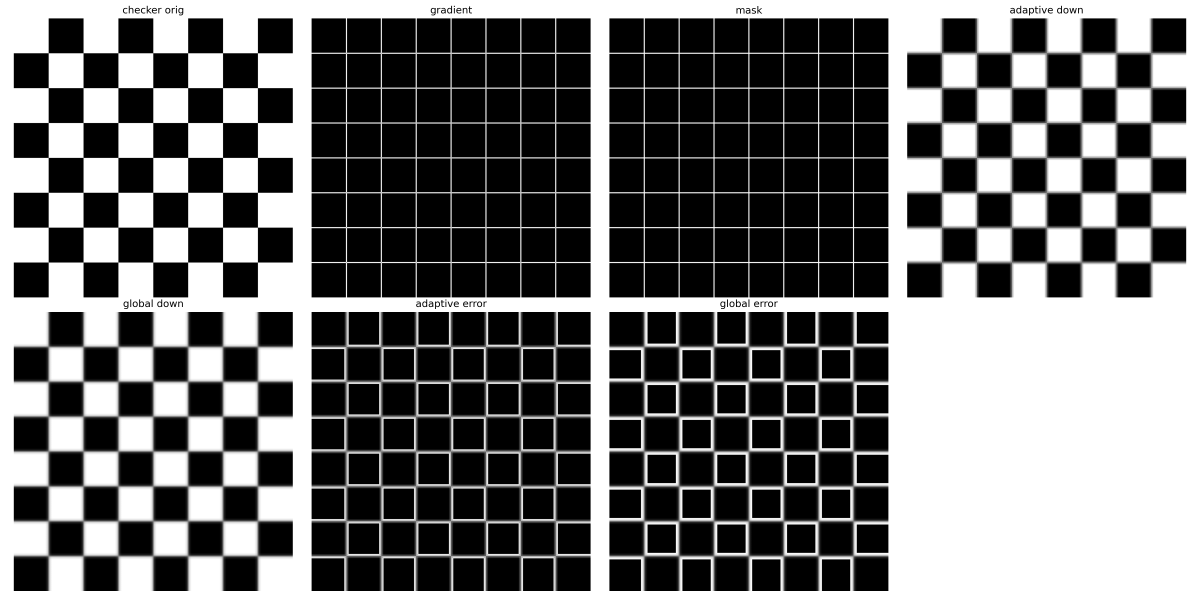
#> input picture lab04/exp3_checker_adaptive.png, 6000 x 3000 px (shown at 1/5 size); its folder holds only this picture in this run
$ python -i main.py   (imports and definitions only)   (older library calls are emulated)
#> lines starting #> are read from the running program, lines starting #| are printed output that depends on the picture; after the words box and inside, x2 and y2 are one past the last pixel; in counts of white or black regions, pixels touching at a corner belong together
import cv2
import numpy as np
import matplotlib.pyplot as plt
# [1 line not run here, left out]

def normalize_0_255(img):
    return cv2.normalize(img, None, 0, 255, cv2.NORM_MINMAX, cv2.CV_8U)

def get_fft_spectrum(img):
    fft = np.fft.fft2(img)
    fft_shift = np.fft.fftshift(fft)
    mag = 20 * np.log(np.abs(fft_shift) + 1)
    return normalize_0_255(mag)

def mse_psnr(im1, im2):
    mse = np.mean((im1 - im2)**2)
    psnr = cv2.PSNR(im1, im2)
    return mse, psnr

def gradient_and_mask(img, thresh=30):
    grad_x = cv2.Sobel(img, cv2.CV_64F, 1, 0, ksize=3)
    grad_y = cv2.Sobel(img, cv2.CV_64F, 0, 1, ksize=3)
    grad = np.sqrt(grad_x**2 + grad_y**2)
    grad = normalize_0_255(grad)
    mask = (grad > thresh).astype(np.uint8)
    return grad, mask

def adaptive_down(img, M_detail=2, M_smooth=8, sigma_detail=1.0, sigma_smooth=3.0):
    h, w = img.shape
    grad, mask = gradient_and_mask(img)
    mask_smooth = 1 - mask

    blur_detail = cv2.GaussianBlur(img, (5,5), sigma_detail)
    blur_smooth = cv2.GaussianBlur(img, (5,5), sigma_smooth)
    blur_adp = blur_detail * mask + blur_smooth * mask_smooth

    def down_up(im, M):
        small = cv2.resize(im, (w//M, h//M), interpolation=cv2.INTER_AREA)
        return cv2.resize(small, (w, h), interpolation=cv2.INTER_LINEAR)

    res_d = down_up(img, M_detail)
    res_s = down_up(img, M_smooth)
    res_adp = res_d * mask + res_s * mask_smooth
    return res_adp, blur_adp, grad, mask

# 实验1：棋盘格 & Chirp 下采样抗混叠
size = 512

# 棋盘格
checkerboard = np.zeros((size, size), dtype=np.uint8)
block_size = size // 8
# [4 lines not run here, left out]

# Chirp
x, y = np.linspace(-1,1,size), np.linspace(-1,1,size)
X, Y = np.meshgrid(x,y)
r = np.sqrt(X**2 + Y**2)
chirp = np.sin(2 * np.pi * (50*r + 200*r**2))
chirp = normalize_0_255(chirp)

h, w = checkerboard.shape
M = 4
sigma_theory = 0.45 * M

# 直接下采样
checker_direct = cv2.resize(checkerboard, (w//M, h//M), interpolation=cv2.INTER_AREA)
chirp_direct = cv2.resize(chirp, (w//M, h//M), interpolation=cv2.INTER_AREA)

# 高斯滤波 + 下采样
checker_blur = cv2.GaussianBlur(checkerboard, (5,5), sigma_theory)
chirp_blur = cv2.GaussianBlur(chirp, (5,5), sigma_theory)
checker_blur_down = cv2.resize(checker_blur, (w//M, h//M), interpolation=cv2.INTER_AREA)
chirp_blur_down = cv2.resize(chirp_blur, (w//M, h//M), interpolation=cv2.INTER_AREA)

# 频谱
checker_fft = get_fft_spectrum(checkerboard)
checker_direct_fft = get_fft_spectrum(checker_direct)
checker_blur_fft = get_fft_spectrum(checker_blur_down)

chirp_fft = get_fft_spectrum(chirp)
chirp_direct_fft = get_fft_spectrum(chirp_direct)
chirp_blur_fft = get_fft_spectrum(chirp_blur_down)

# 实验1 对比图
# [21 lines not run here, left out]

#不同 σ 对比循环遍历
sigma_list = [0.5, 1.0, 1.8, 2.0, 4.0]
checker_res = []
chirp_res = []

# [25 lines not run here, left out]

# 实验3：自适应下采样
#棋盘格自适应
checker_adp, checker_blur_adp, checker_grad, checker_mask = adaptive_down(checkerboard)
checker_global = cv2.resize(cv2.GaussianBlur(checkerboard,(5,5),sigma_theory), (w//M, h//M), interpolation=cv2.INTER_AREA)
checker_global = cv2.resize(checker_global, (w,h), interpolation=cv2.INTER_LINEAR)

mse_c_adp, psnr_c_adp = mse_psnr(checkerboard, checker_adp)
mse_c_glo, psnr_c_glo = mse_psnr(checkerboard, checker_global)

#Chirp 自适应
chirp_adp, chirp_blur_adp, chirp_grad, chirp_mask = adaptive_down(chirp)
chirp_global = cv2.resize(cv2.GaussianBlur(chirp,(5,5),sigma_theory), (w//M, h//M), interpolation=cv2.INTER_AREA)
chirp_global = cv2.resize(chirp_global, (w,h), interpolation=cv2.INTER_LINEAR)

mse_ch_adp, psnr_ch_adp = mse_psnr(chirp, chirp_adp)
mse_ch_glo, psnr_ch_glo = mse_psnr(chirp, chirp_global)

def plot_exp3(img, adp, glo, grad, mask, name):
    plt.figure(figsize=(20,10))
    plt.subplot(2,4,1), plt.imshow(img,'gray'), plt.title(f'{name} orig'), plt.axis('off')
    plt.subplot(2,4,2), plt.imshow(grad,'gray'), plt.title('gradient'), plt.axis('off')
    plt.subplot(2,4,3), plt.imshow(mask,'gray'), plt.title('mask'), plt.axis('off')
    plt.subplot(2,4,4), plt.imshow(adp,'gray'), plt.title('adaptive down'), plt.axis('off')
    plt.subplot(2,4,5), plt.imshow(glo,'gray'), plt.title('global down'), plt.axis('off')
    plt.subplot(2,4,6), plt.imshow(np.abs(img-adp),'gray'), plt.title('adaptive error'), plt.axis('off')
    plt.subplot(2,4,7), plt.imshow(np.abs(img-glo),'gray'), plt.title('global error'), plt.axis('off')
    plt.tight_layout()
    plt.savefig(f'exp3_{name}_adaptive.png',dpi=300)
    plt.close()

# [8 lines not run here, left out]

>>> import cv2
>>> picture = cv2.imread('exp3_checker_adaptive.png', cv2.IMREAD_GRAYSCALE)
#> picture is the input picture: shape (3000, 6000); min 0, max 255, mean 113.2
>>> result = adaptive_down(picture)
#> call 3 of adaptive_down, with M_detail = 2, M_smooth = 8, sigma_detail = 1, sigma_smooth = 3
#> call 3 of gradient_and_mask, with thresh = 30
#> in gradient_and_mask (call 3), `grad_x = cv2.Sobel(img, cv2.CV_64F, 1, 0, ksize=3)`:
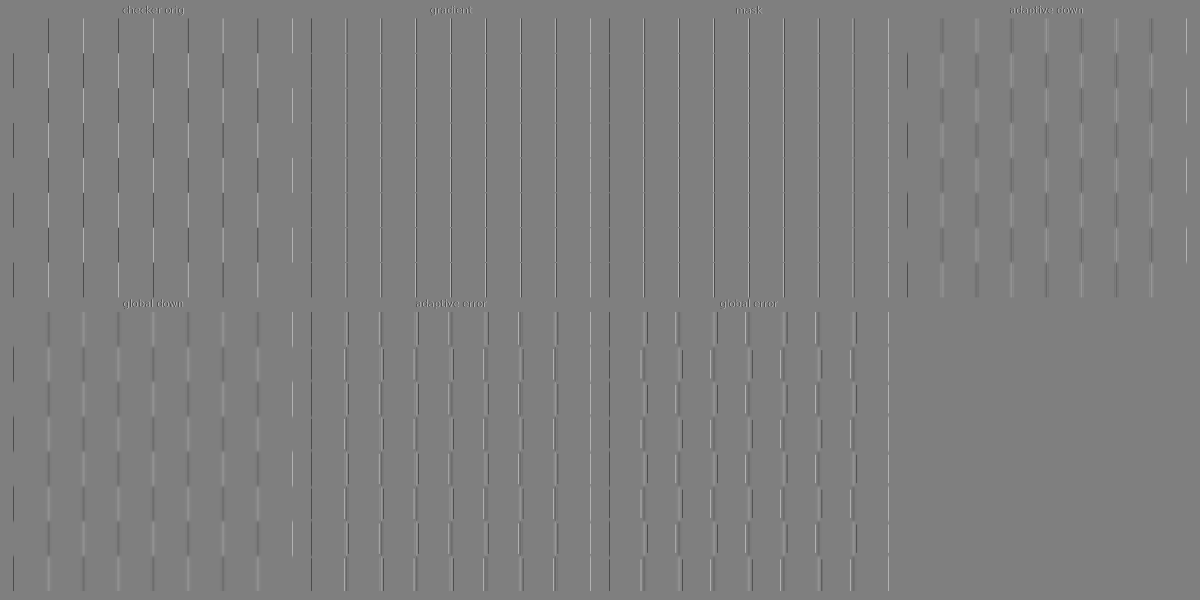
#> grad_x: shape (3000, 6000) float64 (shown at 1/5 size); min -1020, max 1020, mean 0; drawn with min black and max white
#> in gradient_and_mask (call 3), `grad = np.sqrt(grad_x**2 + grad_y**2)`:
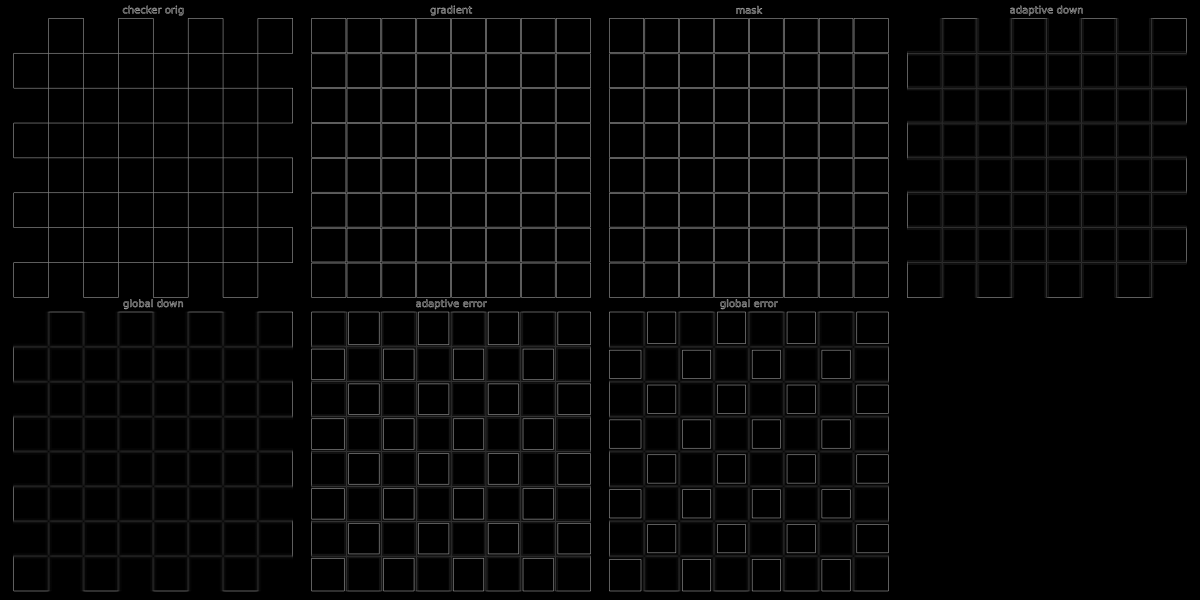
#> grad: shape (3000, 6000) float64 (shown at 1/5 size); min 0, max 1109.3, mean 27.9; drawn with min black and max white
#> in gradient_and_mask (call 3), `mask = (grad > thresh).astype(np.uint8)`:
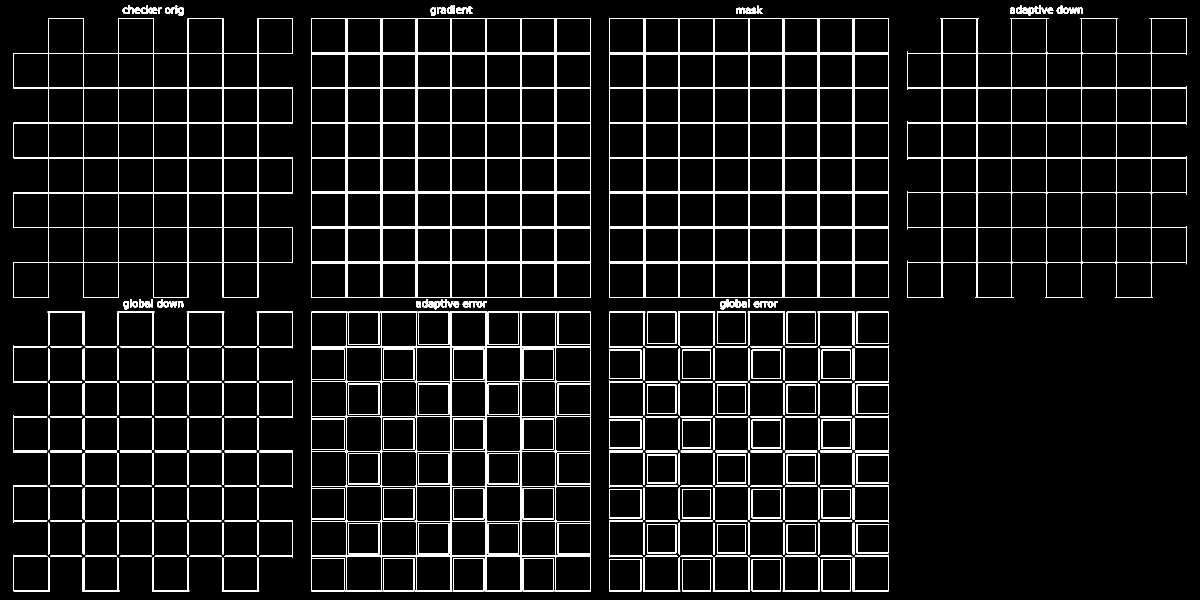
#> mask: shape (3000, 6000) (shown at 1/5 size); values 0 (black) and 1 (white), 4.4% white; 1392 white regions (650 under 20 px), largest, box (x1, y1, x2, y2) and area: (1557, 91, 2954, 1488) 144339, (68, 91, 1465, 1488) 69216, (1557, 1559, 2954, 2956) 61214
#> in adaptive_down (call 3), `mask_smooth = 1 - mask`:
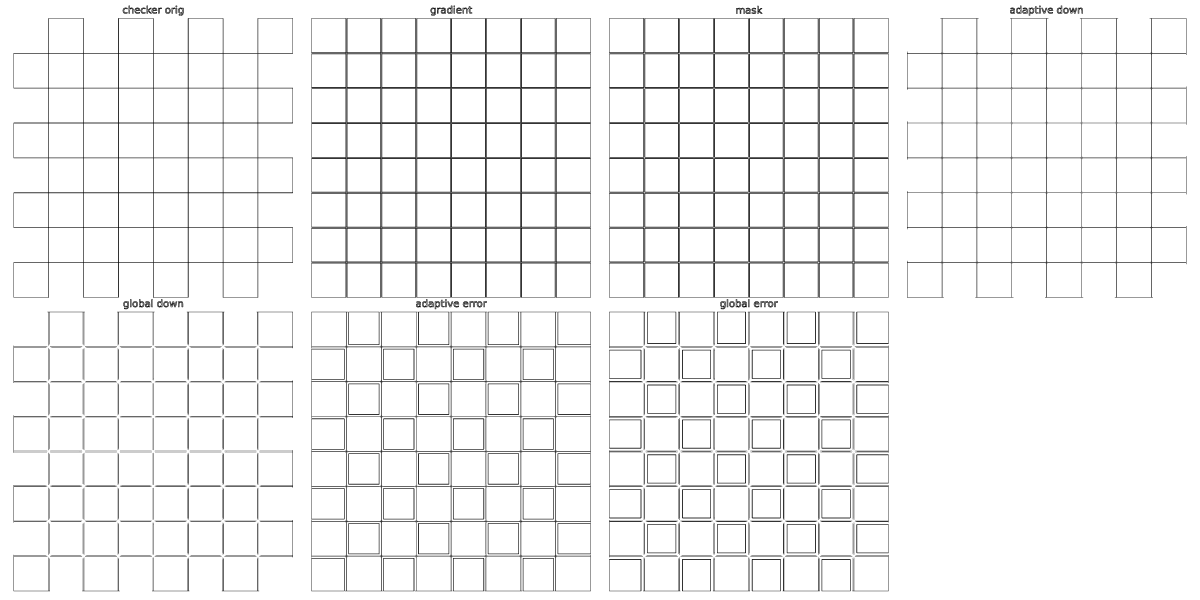
#> mask_smooth: shape (3000, 6000) (shown at 1/5 size); values 0 (black) and 1 (white), 95.6% white; 1392 black regions (650 under 20 px), largest, box (x1, y1, x2, y2) and area: (1557, 91, 2954, 1488) 144339, (68, 91, 1465, 1488) 69216, (1557, 1559, 2954, 2956) 61214
#> in down_up (call 5), `small = cv2.resize(im, (w//M, h//M), interpolation=cv2.INTER_AREA)`:
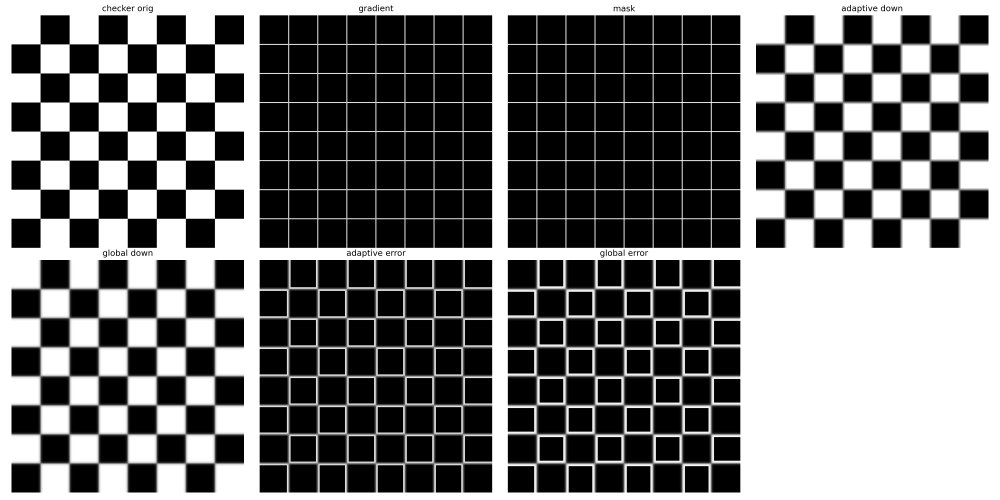
#> small: shape (1500, 3000) (shown at 1/3 size); min 0, max 255, mean 113.3
#> in down_up (call 6), `small = cv2.resize(im, (w//M, h//M), interpolation=cv2.INTER_AREA)`:
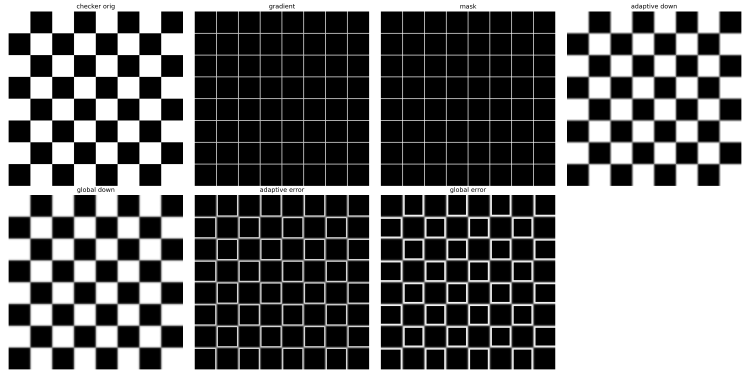
#> small: shape (375, 750); min 0, max 255, mean 113.2
#> in down_up (call 6), `return cv2.resize(small, (w, h), interpolation=cv2.INTER_LINEAR)`:
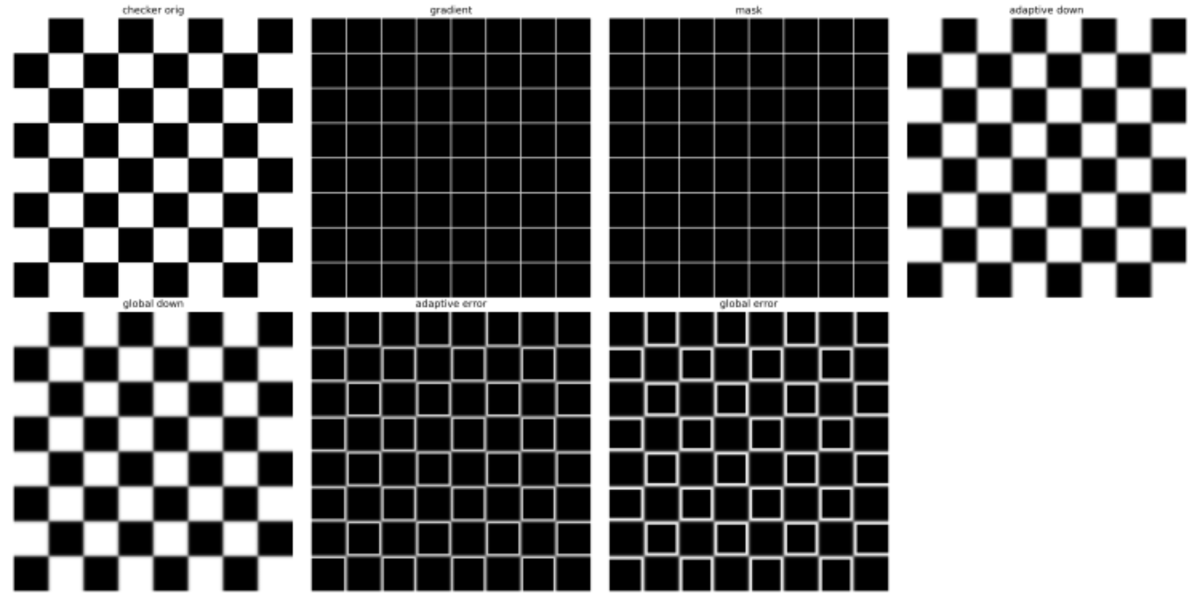
#> returned value: shape (3000, 6000) (shown at 1/5 size); min 0, max 255, mean 113.2
